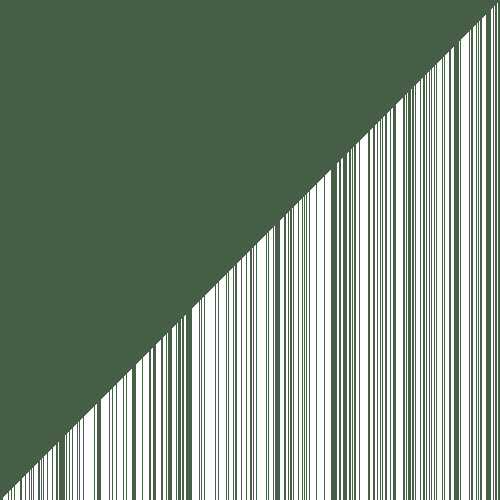
Frame 1 (no input)
Frame 60 (the mouse pressed at the canvas centre just before this capture): identical to frame 1, image omitted
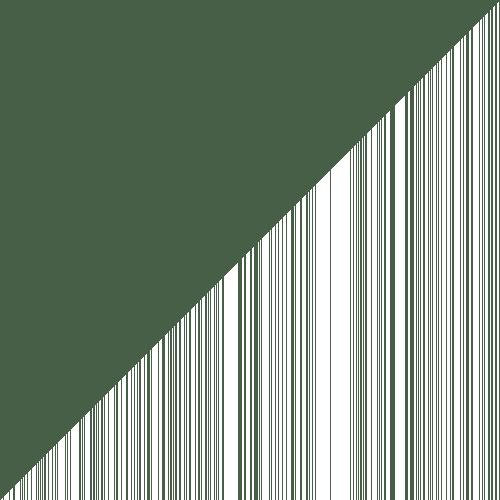
Frame 120 (the mouse held since frame 60 and released just before this capture)

The Processing sketch that drew these frames (run headless with seeded random() and noise(); from frame 60 on, the mouse is pressed at the canvas centre):

// Processing sketch: sketch__03_VisualArraySorter_Processing_
// ── sketch__03_VisualArraySorter_Processing_.pde
int ar[];
void setup() {
  //2. set the size of your window
  size(500,500);
  //  if you are using Processing 3, you cannot use variables
  //  because the developers don't know how programming is supposed to work.

  //3. initialize your array with the built in width variable
  ar = new int [width];
  //4. initialize the ints in the array with random numbers
  //   from 0 to the built in height variable
  for (int i= 0; i<width; i++){
     float random = random(0, height);
     ar[i] = (int) random;
    
  }
  //5. call the noStroke() method
  noStroke();
}

void draw() {
  //6. set the background color with background(r, g, b);
    background(70, 95, 70);
  //7. set the color for your graph
  color(0, 0, 0);
  //8. draw a rectangle for each int in your array.
  for(int i = 0; i<width; i++){
    rect(ar[i], height, 1, -ar[i]);
  //   the x value will be the current index in the array
  //   the y value will the height variable
  //   the width is 1 (one)
  //   the height is negative the value of the element at the current index of the array
  }

  //9. call the stepSort method
  stepSort(ar);
  //10. extract the code that randomizes the array into a method.
  
  //11. call the method you made in step 10 when the mouse is pressed
  if(mousePressed){
    randomizer();
  }

}
void randomizer(){
    for (int i= 0; i<width; i++){
     float random = random(0, height);
     ar[i] = (int) random;
    
  }
}

void stepSort(int[] arr) {
  for (int i = 1; i < arr.length; i++) {
    if (arr[i - 1] > arr[i]) {
      int t = arr[i];
      arr[i] = arr[i - 1];
      arr[i - 1] = t;
    }
  }
}
